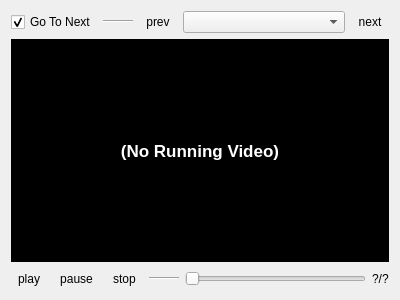
<?xml version="1.0" encoding="UTF-8"?>
<ui version="4.0">
 <class>MultimediaWidget</class>
 <widget class="QWidget" name="MultimediaWidget">
  <property name="geometry">
   <rect>
    <x>0</x>
    <y>0</y>
    <width>400</width>
    <height>300</height>
   </rect>
  </property>
  <property name="windowTitle">
   <string>Form</string>
  </property>
  <layout class="QVBoxLayout" name="verticalLayout">
   <item>
    <layout class="QHBoxLayout" name="horizontalLayout">
     <item>
      <widget class="QCheckBox" name="check_player_gotonext">
       <property name="sizePolicy">
        <sizepolicy hsizetype="Minimum" vsizetype="Fixed">
         <horstretch>0</horstretch>
         <verstretch>0</verstretch>
        </sizepolicy>
       </property>
       <property name="text">
        <string>Go To Next</string>
       </property>
       <property name="checked">
        <bool>true</bool>
       </property>
      </widget>
     </item>
     <item>
      <widget class="Line" name="line_3">
       <property name="sizePolicy">
        <sizepolicy hsizetype="Minimum" vsizetype="Fixed">
         <horstretch>0</horstretch>
         <verstretch>0</verstretch>
        </sizepolicy>
       </property>
       <property name="minimumSize">
        <size>
         <width>30</width>
         <height>0</height>
        </size>
       </property>
       <property name="orientation">
        <enum>Qt::Horizontal</enum>
       </property>
      </widget>
     </item>
     <item>
      <widget class="QToolButton" name="tool_player_prev">
       <property name="text">
        <string notr="true">prev</string>
       </property>
       <property name="autoRaise">
        <bool>true</bool>
       </property>
      </widget>
     </item>
     <item>
      <widget class="QComboBox" name="combo_player_list">
       <property name="sizePolicy">
        <sizepolicy hsizetype="Expanding" vsizetype="Fixed">
         <horstretch>0</horstretch>
         <verstretch>0</verstretch>
        </sizepolicy>
       </property>
      </widget>
     </item>
     <item>
      <widget class="QToolButton" name="tool_player_next">
       <property name="text">
        <string notr="true">next</string>
       </property>
       <property name="autoRaise">
        <bool>true</bool>
       </property>
      </widget>
     </item>
    </layout>
   </item>
   <item>
    <layout class="QHBoxLayout" name="videoLayout">
     <item>
      <widget class="QLabel" name="label_player_novideo">
       <property name="sizePolicy">
        <sizepolicy hsizetype="Expanding" vsizetype="Expanding">
         <horstretch>0</horstretch>
         <verstretch>0</verstretch>
        </sizepolicy>
       </property>
       <property name="font">
        <font>
         <pointsize>13</pointsize>
         <weight>75</weight>
         <bold>true</bold>
        </font>
       </property>
       <property name="styleSheet">
        <string notr="true">background: black; color: white;</string>
       </property>
       <property name="text">
        <string>(No Running Video)</string>
       </property>
       <property name="alignment">
        <set>Qt::AlignCenter</set>
       </property>
      </widget>
     </item>
    </layout>
   </item>
   <item>
    <layout class="QHBoxLayout" name="videoControlLayout">
     <item>
      <widget class="QToolButton" name="tool_player_play">
       <property name="text">
        <string notr="true">play</string>
       </property>
       <property name="autoRaise">
        <bool>true</bool>
       </property>
      </widget>
     </item>
     <item>
      <widget class="QToolButton" name="tool_player_pause">
       <property name="text">
        <string notr="true">pause</string>
       </property>
       <property name="autoRaise">
        <bool>true</bool>
       </property>
      </widget>
     </item>
     <item>
      <widget class="QToolButton" name="tool_player_stop">
       <property name="text">
        <string notr="true">stop</string>
       </property>
       <property name="autoRaise">
        <bool>true</bool>
       </property>
      </widget>
     </item>
     <item>
      <widget class="Line" name="line_4">
       <property name="minimumSize">
        <size>
         <width>30</width>
         <height>0</height>
        </size>
       </property>
       <property name="orientation">
        <enum>Qt::Horizontal</enum>
       </property>
      </widget>
     </item>
     <item>
      <widget class="QSlider" name="playerSlider">
       <property name="orientation">
        <enum>Qt::Horizontal</enum>
       </property>
      </widget>
     </item>
     <item>
      <widget class="QLabel" name="label_player_runstats">
       <property name="text">
        <string notr="true">?/?</string>
       </property>
      </widget>
     </item>
    </layout>
   </item>
  </layout>
 </widget>
 <resources/>
 <connections/>
</ui>
